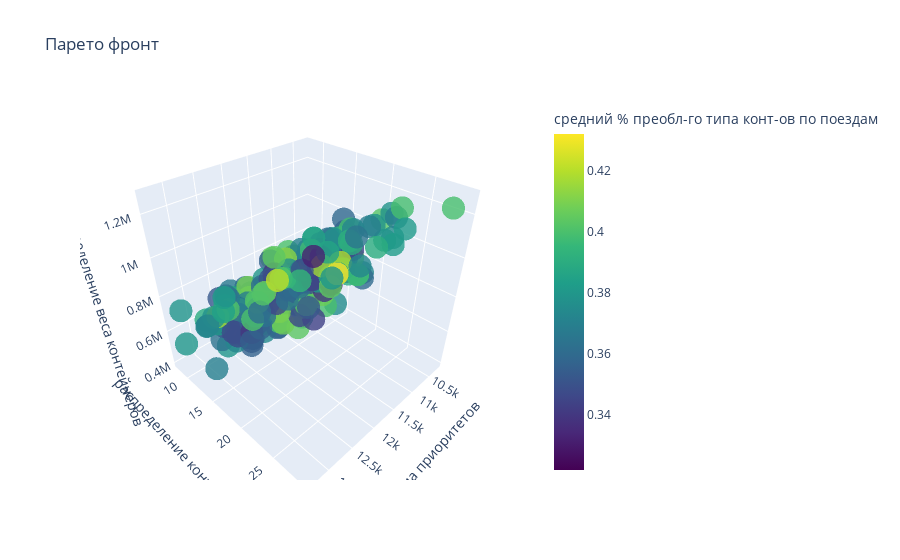

Here is the notebook cell this chart was saved with:
### Code cell
import numpy as np
import plotly.graph_objects as go
from pymoo.util.nds.non_dominated_sorting import NonDominatedSorting

objectives = res.F
nds = NonDominatedSorting()
is_efficient = nds.do(objectives)
pareto_points = objectives[is_efficient]

pareto_points = np.array(pareto_points).squeeze()

fig = go.Figure(data=[go.Scatter3d(
    x=pareto_points[:, 0],
    y=pareto_points[:, 1],
    z=pareto_points[:, 2],
    mode='markers',
    marker=dict(
        size=8,
        color=pareto_points[:, 3].__abs__(),
        colorscale='Viridis',
        opacity=0.8,
        colorbar=dict(title='средний % преобл-го типа конт-ов по поездам')
    ),
    text=[
        f'Objective 1: {obj[0].item():.2f}<br>'
        f'Objective 2: {obj[1].item():.2f}<br>'
        f'Objective 3: {obj[2].item():.2f}<br>'
        f'Objective 4: {obj[3].item():.2f}'
        for obj in pareto_points
    ]
)])

fig.update_layout(
    scene=dict(
        xaxis_title='Сумма приоритетов',
        yaxis_title='распределение контейнеров',
        zaxis_title='распределение веса контейнеров'
    ),
    title='Парето фронт'
)

fig.show()

### Figure 1 — Plotly figure (JSON) as saved in the notebook; plotly's stock layout.template omitted (floating-point values rounded to 4 significant figures; data arrays with more than 128 entries replaced by an {"elided": "..."} marker saying what was removed)
{"data": [{"marker": {"color": {"elided": "285 float values"}, "colorbar": {"title": {"text": "средний % преобл-го типа конт-ов по поездам"}}, "colorscale": [[0, "#440154"], [0.1111, "#482878"], [0.2222, "#3e4989"], [0.3333, "#31688e"], [0.4444, "#26828e"], [0.5556, "#1f9e89"], [0.6667, "#35b779"], [0.7778, "#6ece58"], [0.8889, "#b5de2b"], [1, "#fde725"]], "opacity": 0.8, "size": 8}, "mode": "markers", "text": {"elided": "285 str values"}, "type": "scatter3d", "x": {"elided": "285 float values"}, "y": {"elided": "285 float values"}, "z": {"elided": "285 float values"}}], "layout": {"scene": {"xaxis": {"title": {"text": "Сумма приоритетов"}}, "yaxis": {"title": {"text": "распределение контейнеров"}}, "zaxis": {"title": {"text": "распределение веса контейнеров"}}}, "title": {"text": "Парето фронт"}}}
